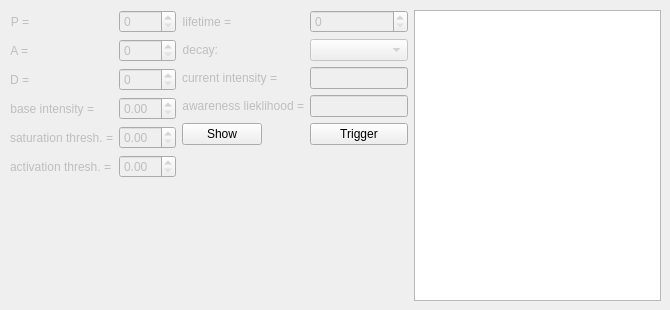
    <widget class="QWidget" name="tabPAD">
     <property name="toolTip">
      <string>Control the PAD values of all affective states</string>
     </property>
     <attribute name="title">
      <string>PAD / Affective States</string>
     </attribute>
     <widget class="QWidget" name="horizontalLayoutWidget_2">
      <property name="geometry">
       <rect>
        <x>10</x>
        <y>10</y>
        <width>651</width>
        <height>291</height>
       </rect>
      </property>
      <layout class="QHBoxLayout" name="horizontalLayout_2">
       <item>
        <layout class="QFormLayout" name="formLayout_2">
         <property name="fieldGrowthPolicy">
          <enum>QFormLayout::AllNonFixedFieldsGrow</enum>
         </property>
         <item row="0" column="1">
          <widget class="QSpinBox" name="spinBox">
           <property name="enabled">
            <bool>false</bool>
           </property>
           <property name="toolTip">
            <string>to be implemented..</string>
           </property>
          </widget>
         </item>
         <item row="1" column="0">
          <widget class="QLabel" name="label_18">
           <property name="enabled">
            <bool>false</bool>
           </property>
           <property name="toolTip">
            <string>to be implemented..</string>
           </property>
           <property name="text">
            <string>A =</string>
           </property>
           <property name="alignment">
            <set>Qt::AlignRight|Qt::AlignTrailing|Qt::AlignVCenter</set>
           </property>
          </widget>
         </item>
         <item row="1" column="1">
          <widget class="QSpinBox" name="spinBox_2">
           <property name="enabled">
            <bool>false</bool>
           </property>
           <property name="toolTip">
            <string>to be implemented..</string>
           </property>
          </widget>
         </item>
         <item row="2" column="0">
          <widget class="QLabel" name="label_19">
           <property name="enabled">
            <bool>false</bool>
           </property>
           <property name="toolTip">
            <string>to be implemented..</string>
           </property>
           <property name="text">
            <string>D =</string>
           </property>
           <property name="alignment">
            <set>Qt::AlignRight|Qt::AlignTrailing|Qt::AlignVCenter</set>
           </property>
          </widget>
         </item>
         <item row="2" column="1">
          <widget class="QSpinBox" name="spinBox_3">
           <property name="enabled">
            <bool>false</bool>
           </property>
           <property name="toolTip">
            <string>to be implemented..</string>
           </property>
          </widget>
         </item>
         <item row="3" column="0">
          <widget class="QLabel" name="label_20">
           <property name="enabled">
            <bool>false</bool>
           </property>
           <property name="toolTip">
            <string>to be implemented..</string>
           </property>
           <property name="text">
            <string>base intensity =</string>
           </property>
           <property name="alignment">
            <set>Qt::AlignRight|Qt::AlignTrailing|Qt::AlignVCenter</set>
           </property>
          </widget>
         </item>
         <item row="3" column="1">
          <widget class="QDoubleSpinBox" name="doubleSpinBox">
           <property name="enabled">
            <bool>false</bool>
           </property>
           <property name="toolTip">
            <string>to be implemented..</string>
           </property>
          </widget>
         </item>
         <item row="4" column="0">
          <widget class="QLabel" name="label_21">
           <property name="enabled">
            <bool>false</bool>
           </property>
           <property name="toolTip">
            <string>to be implemented..</string>
           </property>
           <property name="text">
            <string>saturation thresh. =</string>
           </property>
           <property name="alignment">
            <set>Qt::AlignRight|Qt::AlignTrailing|Qt::AlignVCenter</set>
           </property>
          </widget>
         </item>
         <item row="4" column="1">
          <widget class="QDoubleSpinBox" name="doubleSpinBox_2">
           <property name="enabled">
            <bool>false</bool>
           </property>
           <property name="toolTip">
            <string>to be implemented..</string>
           </property>
          </widget>
         </item>
         <item row="5" column="0">
          <widget class="QLabel" name="label_22">
           <property name="enabled">
            <bool>false</bool>
           </property>
           <property name="toolTip">
            <string>to be implemented..</string>
           </property>
           <property name="text">
            <string>activation thresh. =</string>
           </property>
           <property name="alignment">
            <set>Qt::AlignRight|Qt::AlignTrailing|Qt::AlignVCenter</set>
           </property>
          </widget>
         </item>
         <item row="5" column="1">
          <widget class="QDoubleSpinBox" name="doubleSpinBox_3">
           <property name="enabled">
            <bool>false</bool>
           </property>
           <property name="toolTip">
            <string>to be implemented..</string>
           </property>
          </widget>
         </item>
         <item row="0" column="0">
          <widget class="QLabel" name="label_16">
           <property name="enabled">
            <bool>false</bool>
           </property>
           <property name="toolTip">
            <string>to be implemented..</string>
           </property>
           <property name="text">
            <string>P =</string>
           </property>
           <property name="scaledContents">
            <bool>false</bool>
           </property>
           <property name="alignment">
            <set>Qt::AlignRight|Qt::AlignTrailing|Qt::AlignVCenter</set>
           </property>
          </widget>
         </item>
        </layout>
       </item>
       <item>
        <layout class="QFormLayout" name="formLayout_4">
         <property name="fieldGrowthPolicy">
          <enum>QFormLayout::AllNonFixedFieldsGrow</enum>
         </property>
         <item row="0" column="0">
          <widget class="QLabel" name="label_17">
           <property name="enabled">
            <bool>false</bool>
           </property>
           <property name="toolTip">
            <string>to be implemented..</string>
           </property>
           <property name="text">
            <string>lifetime =</string>
           </property>
           <property name="alignment">
            <set>Qt::AlignRight|Qt::AlignTrailing|Qt::AlignVCenter</set>
           </property>
          </widget>
         </item>
         <item row="0" column="1">
          <widget class="QSpinBox" name="spinBox_4">
           <property name="enabled">
            <bool>false</bool>
           </property>
           <property name="toolTip">
            <string>to be implemented..</string>
           </property>
          </widget>
         </item>
         <item row="1" column="0">
          <widget class="QLabel" name="label_23">
           <property name="enabled">
            <bool>false</bool>
           </property>
           <property name="toolTip">
            <string>to be implemented..</string>
           </property>
           <property name="text">
            <string>decay:</string>
           </property>
           <property name="alignment">
            <set>Qt::AlignRight|Qt::AlignTrailing|Qt::AlignVCenter</set>
           </property>
          </widget>
         </item>
         <item row="1" column="1">
          <widget class="QComboBox" name="comboBox">
           <property name="enabled">
            <bool>false</bool>
           </property>
           <property name="toolTip">
            <string>to be implemented..</string>
           </property>
          </widget>
         </item>
         <item row="2" column="0">
          <widget class="QLabel" name="label_24">
           <property name="enabled">
            <bool>false</bool>
           </property>
           <property name="toolTip">
            <string>to be implemented..</string>
           </property>
           <property name="text">
            <string>current intensity =</string>
           </property>
           <property name="alignment">
            <set>Qt::AlignRight|Qt::AlignTrailing|Qt::AlignVCenter</set>
           </property>
          </widget>
         </item>
         <item row="2" column="1">
          <widget class="QLineEdit" name="lineEdit">
           <property name="enabled">
            <bool>false</bool>
           </property>
           <property name="toolTip">
            <string>to be implemented..</string>
           </property>
           <property name="readOnly">
            <bool>true</bool>
           </property>
          </widget>
         </item>
         <item row="3" column="0">
          <widget class="QLabel" name="label_25">
           <property name="enabled">
            <bool>false</bool>
           </property>
           <property name="toolTip">
            <string>to be implemented..</string>
           </property>
           <property name="text">
            <string>awareness lieklihood =</string>
           </property>
           <property name="alignment">
            <set>Qt::AlignRight|Qt::AlignTrailing|Qt::AlignVCenter</set>
           </property>
          </widget>
         </item>
         <item row="3" column="1">
          <widget class="QLineEdit" name="lineEdit_2">
           <property name="enabled">
            <bool>false</bool>
           </property>
           <property name="toolTip">
            <string>to be implemented..</string>
           </property>
           <property name="readOnly">
            <bool>true</bool>
           </property>
          </widget>
         </item>
         <item row="4" column="0">
          <widget class="QPushButton" name="pushButtonShow">
           <property name="text">
            <string>Show</string>
           </property>
          </widget>
         </item>
         <item row="4" column="1">
          <widget class="QPushButton" name="pushButtonTrigger">
           <property name="text">
            <string>Trigger</string>
           </property>
          </widget>
         </item>
        </layout>
       </item>
       <item>
        <layout class="QVBoxLayout" name="verticalLayout">
         <item>
          <widget class="QTreeView" name="treeViewAffectiveStates">
           <property name="sizePolicy">
            <sizepolicy hsizetype="Preferred" vsizetype="Preferred">
             <horstretch>0</horstretch>
             <verstretch>0</verstretch>
            </sizepolicy>
           </property>
           <property name="editTriggers">
            <set>QAbstractItemView::NoEditTriggers</set>
           </property>
           <property name="showDropIndicator" stdset="0">
            <bool>false</bool>
           </property>
           <property name="selectionMode">
            <enum>QAbstractItemView::SingleSelection</enum>
           </property>
          </widget>
         </item>
        </layout>
       </item>
      </layout>
     </widget>
    </widget>
